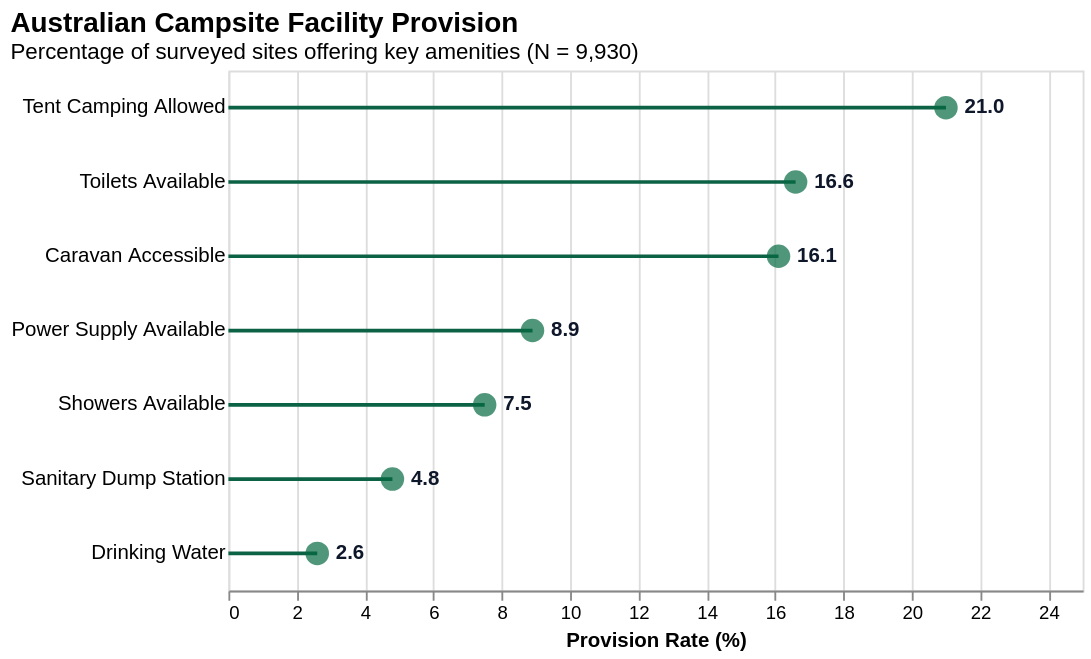

Express this chart as Vega-Lite.
### Vega-Lite specification from a JSON file in a GitHub repository (floating-point values rounded to 4 significant figures)
{"$schema": "https://vega.github.io/schema/vega-lite/v5.json", "title": {"text": "Australian Campsite Facility Provision", "subtitle": "Percentage of surveyed sites offering key amenities (N = 9,930)", "anchor": "start", "fontSize": 15}, "width": 460, "height": 280, "data": {"values": [{"category": "Tent Camping Allowed", "count": 2083, "percentage": 21.0}, {"category": "Toilets Available", "count": 1650, "percentage": 16.6}, {"category": "Caravan Accessible", "count": 1595, "percentage": 16.1}, {"category": "Power Supply Available", "count": 884, "percentage": 8.9}, {"category": "Showers Available", "count": 745, "percentage": 7.5}, {"category": "Sanitary Dump Station", "count": 475, "percentage": 4.8}, {"category": "Drinking Water", "count": 254, "percentage": 2.6}]}, "encoding": {"y": {"field": "category", "type": "nominal", "sort": "-x", "axis": {"title": null, "labelFontSize": 11, "domain": false, "ticks": false}}, "x": {"field": "percentage", "type": "quantitative", "scale": {"domain": [0, 25]}, "axis": {"title": "Provision Rate (%)", "grid": true, "format": ".0f"}}}, "layer": [{"mark": {"type": "rule", "color": "#0c6244", "strokeWidth": 2}}, {"mark": {"type": "circle", "size": 160, "color": "#056a42"}, "encoding": {"tooltip": [{"field": "category", "type": "nominal", "title": "Facility"}, {"field": "percentage", "type": "quantitative", "title": "Availability (%)", "format": ".1f"}, {"field": "count", "type": "quantitative", "title": "Total Sites", "format": ","}]}}, {"mark": {"type": "text", "align": "left", "dx": 10, "fontSize": 11, "fontWeight": 600, "color": "#0f172a"}, "encoding": {"text": {"field": "percentage", "type": "quantitative", "format": ".1f"}}}]}
